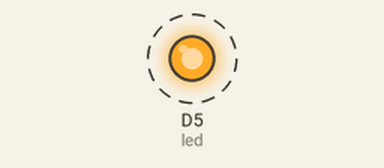
Recording of a sketch running on a simulated ESP8266 (NodeMCU). Parts: output pins drawn as LEDs (lit = HIGH). Dashed ring = blinking.

Above: at 0.2 s.
Timing chart, 0 to 3.0 s (numbered marks = the images above):
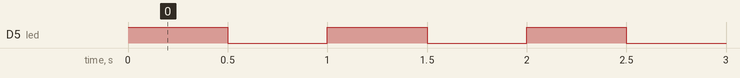

The sketch:

led_blink.ino
```cpp
#define led D5

void setup() {
  pinMode(led, OUTPUT);
}

void loop() {
  digitalWrite(led, HIGH);
  delay(500);
  digitalWrite(led, LOW);
  delay(500);
}
```

Measured:
- by itself, D5 (led): alternates HIGH for 0.50 s and LOW for 0.50 s
